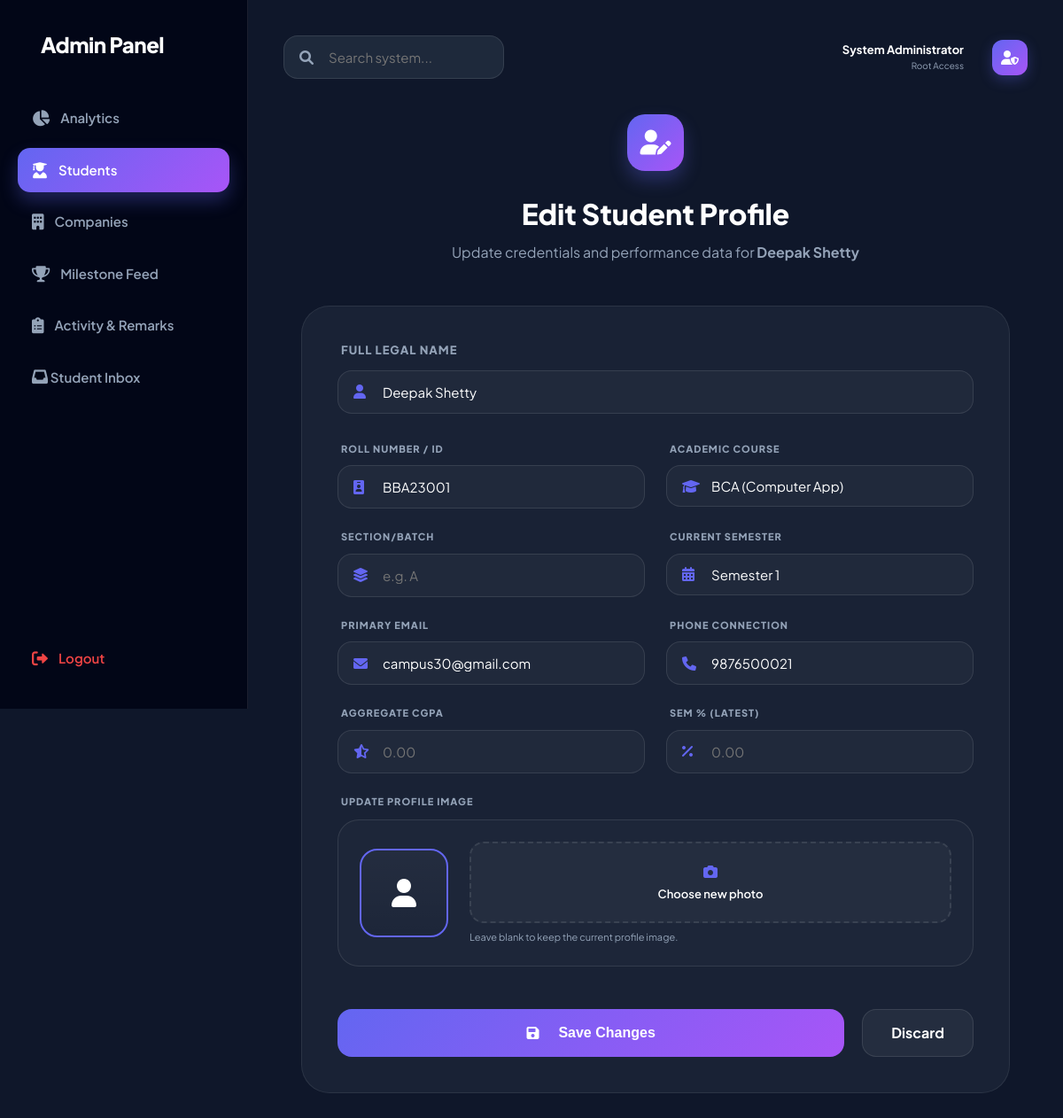
The page /edit_student/122 (signed in) on the database its author committed.
### tables this page shows
CREATE TABLE students (
            id INTEGER PRIMARY KEY AUTOINCREMENT,
            name TEXT NOT NULL,
            roll_number TEXT UNIQUE NOT NULL,
            password TEXT NOT NULL,
            course TEXT NOT NULL,
            section TEXT NOT NULL
        , photo TEXT, phone TEXT, email TEXT, cgpa REAL, current_sem_percentage REAL, current_sem TEXT, sslc_percentage REAL, puc_percentage REAL);

### app.py (the view, shortened to what this page needs)
@app.route('/edit_student/<int:id>', methods=['GET', 'POST'])
def edit_student(id):
    if 'admin' not in session:
        return redirect(url_for('login'))
    conn = get_db()
    cur = conn.cursor()
    cur.execute("SELECT * FROM students WHERE id=?", (id,))
    student = cur.fetchone()
    conn.close()
    if not student:
        flash("Student not found", "error")
        return redirect(url_for('admin_students'))
    return render_template('edit_student.html', student=student)

### app.py (called while the page is built)
@app.context_processor
def inject_unread_counts():
    counts = {'admin_unread': 0, 'student_unread': 0}
    try:
        conn = get_db()
        cur = conn.cursor()
        if 'admin' in session:
            cur.execute("SELECT COUNT(*) FROM messages WHERE sender = 'student' AND is_read = 0")
            counts['admin_unread'] = cur.fetchone()[0]
        if 'student_id' in session:
            student_id = session['student_id']
            cur.execute("SELECT COUNT(*) FROM messages WHERE student_id = ? AND sender = 'admin' AND is_read = 0", (student_id,))
            counts['student_unread'] = cur.fetchone()[0]
        conn.close()
    except Exception:
        pass
    return counts

def get_db():
    base_dir = os.path.dirname(os.path.abspath(__file__))
    db_path = os.path.join(base_dir, "database.db")
    conn = sqlite3.connect(db_path)
    conn.row_factory = sqlite3.Row
    return conn

### templates/edit_student.html (shortened to what this page needs)
{% extends "admin_layout.html" %}
{% set active_page = 'students' %}
{% block content %}
<div class="edit-student-section animate-up" style="max-width: 800px; margin: 0 auto;">
    <div style="text-align: center; margin-bottom: 48px;">
        <div class="logo-box" style="background: var(--accent-gradient); color: white; width: 64px; height: 64px; border-radius: 20px; display: flex; align-items: center; justify-content: center; margin: 0 auto 24px; font-size: 28px; box-shadow: 0 10px 20px rgba(99, 102, 241, 0.3);">
            <i class="fas fa-user-edit"></i>
        </div>
        <h1 style="font-size: 32px; font-weight: 800; color: white; margin-bottom: 8px;">Edit Student Profile</h1>
        <p style="color: var(--text-muted); font-size: 16px;">Update credentials and performance data for <strong>{{ student.name }}</strong></p>
    </div>
    <div class="glass-panel" style="padding: 40px; border-radius: 32px;">
        <form method="POST" action="{{ url_for('edit_student', id=student['id']) }}" enctype="multipart/form-data" class="premium-form">
            <div style="display: grid; grid-template-columns: 1fr 1fr; gap: 24px;">
                <div class="form-group" style="grid-column: 1 / -1; margin-bottom: 8px;">
                    <label style="display: block; font-size: 13px; font-weight: 800; color: var(--text-muted); text-transform: uppercase; letter-spacing: 1px; margin-bottom: 12px; margin-left: 4px;">Full Legal Name</label>
                    <div style="position: relative;">
                        <i class="fas fa-user" style="position: absolute; left: 18px; top: 50%; transform: translateY(-50%); color: var(--primary-color);"></i>
                        <input type="text" name="name" value="{{ student['name'] }}" placeholder="e.g. Deepak Shetty" required
                               style="width: 100%; background: rgba(255,255,255,0.03); border: 1px solid var(--border-color); border-radius: 16px; padding: 14px 14px 14px 50px; color: white; outline: none; font-size: 15px; transition: 0.3s;">
                    </div>
                </div>
                <div class="form-group">
                    <label style="display: block; font-size: 11px; font-weight: 800; color: var(--text-muted); text-transform: uppercase; letter-spacing: 1px; margin-bottom: 10px; margin-left: 4px;">Roll Number / ID</label>
                    <div style="position: relative;">
                        <i class="fas fa-id-badge" style="position: absolute; left: 18px; top: 50%; transform: translateY(-50%); color: var(--primary-color);"></i>
                        <input type="text" name="roll_number" value="{{ student['roll_number'] }}" placeholder="BBA23001" required
                               style="width: 100%; background: rgba(255,255,255,0.03); border: 1px solid var(--border-color); border-radius: 16px; padding: 14px 14px 14px 50px; color: white; outline: none;">
                    </div>
                </div>
                <div class="form-group">
                    <label style="display: block; font-size: 11px; font-weight: 800; color: var(--text-muted); text-transform: uppercase; letter-spacing: 1px; margin-bottom: 10px; margin-left: 4px;">Academic Course</label>
                    <div style="position: relative;">
                        <i class="fas fa-graduation-cap" style="position: absolute; left: 18px; top: 50%; transform: translateY(-50%); color: var(--primary-color);"></i>
                        <select name="course" required style="width: 100%; background: rgba(255,255,255,0.03); border: 1px solid var(--border-color); border-radius: 16px; padding: 14px 14px 14px 50px; color: white; outline: none; appearance: none;">
                            <option value="BCA" {% if student['course']=='BCA' %}selected{% endif %}>BCA (Computer App)</option>
                        </select>
                    </div>
                </div>
                <div class="form-group">
                    <label style="display: block; font-size: 11px; font-weight: 800; color: var(--text-muted); text-transform: uppercase; letter-spacing: 1px; margin-bottom: 10px; margin-left: 4px;">Section/Batch</label>
                    <div style="position: relative;">
                        <i class="fas fa-layer-group" style="position: absolute; left: 18px; top: 50%; transform: translateY(-50%); color: var(--primary-color);"></i>
                        <input type="text" name="section" value="{{ student['section'] }}" placeholder="e.g. A" required
                               style="width: 100%; background: rgba(255,255,255,0.03); border: 1px solid var(--border-color); border-radius: 16px; padding: 14px 14px 14px 50px; color: white; outline: none;">
                    </div>
                </div>
                <div class="form-group">
                    <label style="display: block; font-size: 11px; font-weight: 800; color: var(--text-muted); text-transform: uppercase; letter-spacing: 1px; margin-bottom: 10px; margin-left: 4px;">Current Semester</label>
                    <div style="position: relative;">
                        <i class="fas fa-calendar-alt" style="position: absolute; left: 18px; top: 50%; transform: translateY(-50%); color: var(--primary-color);"></i>
                        <select name="current_sem" style="width: 100%; background: rgba(255,255,255,0.03); border: 1px solid var(--border-color); border-radius: 16px; padding: 14px 14px 14px 50px; color: white; outline: none; appearance: none;">
                            {% for i in range(1, 9) %}
                            <option value="{{ i }}" {% if student['current_sem']|string == i|string %}selected{% endif %}>Semester {{ i }}</option>
                            {% endfor %}
                        </select>
                    </div>
                </div>
                <div class="form-group">
                    <label style="display: block; font-size: 11px; font-weight: 800; color: var(--text-muted); text-transform: uppercase; letter-spacing: 1px; margin-bottom: 10px; margin-left: 4px;">Primary Email</label>
                    <div style="position: relative;">
                        <i class="fas fa-envelope" style="position: absolute; left: 18px; top: 50%; transform: translateY(-50%); color: var(--primary-color);"></i>
                        <input type="email" name="email" value="{{ student['email'] }}" placeholder="student@university.edu" required
                               style="width: 100%; background: rgba(255,255,255,0.03); border: 1px solid var(--border-color); border-radius: 16px; padding: 14px 14px 14px 50px; color: white; outline: none;">
                    </div>
                </div>
                <div class="form-group">
                    <label style="display: block; font-size: 11px; font-weight: 800; color: var(--text-muted); text-transform: uppercase; letter-spacing: 1px; margin-bottom: 10px; margin-left: 4px;">Phone Connection</label>
                    <div style="position: relative;">
                        <i class="fas fa-phone" style="position: absolute; left: 18px; top: 50%; transform: translateY(-50%); color: var(--primary-color);"></i>
                        <input type="text" name="phone" value="{{ student['phone'] }}" placeholder="9876543210" pattern="\d{10}" maxlength="10" required
                               style="width: 100%; background: rgba(255,255,255,0.03); border: 1px solid var(--border-color); border-radius: 16px; padding: 14px 14px 14px 50px; color: white; outline: none;">
                    </div>
                </div>
                <div class="form-group">
                    <label style="display: block; font-size: 11px; font-weight: 800; color: var(--text-muted); text-transform: uppercase; letter-spacing: 1px; margin-bottom: 10px; margin-left: 4px;">Aggregate CGPA</label>
                    <div style="position: relative;">
                        <i class="fas fa-star-half-alt" style="position: absolute; left: 18px; top: 50%; transform: translateY(-50%); color: var(--primary-color);"></i>
                        <input type="number" step="0.01" name="cgpa" value="{{ student['cgpa'] or '' }}" placeholder="0.00"
                               style="width: 100%; background: rgba(255,255,255,0.03); border: 1px solid var(--border-color); border-radius: 16px; padding: 14px 14px 14px 50px; color: white; outline: none;">
                    </div>
                </div>
                <div class="form-group">
                    <label style="display: block; font-size: 11px; font-weight: 800; color: var(--text-muted); text-transform: uppercase; letter-spacing: 1px; margin-bottom: 10px; margin-left: 4px;">Sem % (Latest)</label>
                    <div style="position: relative;">
                        <i class="fas fa-percent" style="position: absolute; left: 18px; top: 50%; transform: translateY(-50%); color: var(--primary-color);"></i>
                        <input type="number" step="0.01" name="current_sem_percentage" value="{{ student['current_sem_percentage'] or '' }}" placeholder="0.00"
                               style="width: 100%; background: rgba(255,255,255,0.03); border: 1px solid var(--border-color); border-radius: 16px; padding: 14px 14px 14px 50px; color: white; outline: none;">
                    </div>
                </div>
                <div class="form-group" style="grid-column: 1 / -1;">
                    <label style="display: block; font-size: 11px; font-weight: 800; color: var(--text-muted); text-transform: uppercase; letter-spacing: 1px; margin-bottom: 12px; margin-left: 4px;">Update Profile Image</label>
                    <div style="display: flex; gap: 24px; align-items: center; background: rgba(255,255,255,0.02); border: 1px solid var(--border-color); border-radius: 24px; padding: 24px;">
                        <div style="width: 100px; height: 100px; border-radius: 20px; overflow: hidden; border: 2px solid var(--primary-color); flex-shrink: 0;">
                            {% if student.photo %}
                            <img src="{{ url_for('static', filename='uploads/' + student.photo) }}" alt="Current Photo" style="width: 100%; height: 100%; object-fit: cover;">
                            {% else %}
                            <div style="width: 100%; height: 100%; background: var(--surface-gradient); display: flex; align-items: center; justify-content: center; color: white;">
                                <i class="fas fa-user" style="font-size: 32px;"></i>
                            </div>
                            {% endif %}
                        </div>
                        <div style="flex: 1;">
                            <div style="background: rgba(255,255,255,0.03); border: 2px dashed var(--border-color); border-radius: 16px; padding: 20px; text-align: center; cursor: pointer;"
                                 onclick="document.getElementById('photoInput').click()">
                                <i class="fas fa-camera" style="color: var(--primary-color); margin-bottom: 8px;"></i>
                                <p style="font-size: 13px; color: white; font-weight: 600; margin: 0;">Choose new photo</p>
                            </div>
                            <p style="font-size: 11px; color: var(--text-muted); margin-top: 8px;">Leave blank to keep the current profile image.</p>
                        </div>
                    </div>
                </div>
            </div>
            <div style="margin-top: 48px; display: flex; gap: 20px;">
                <button type="submit" class="btn" style="flex: 1; height: 54px; font-size: 16px; font-weight: 800;">
                    <i class="fas fa-save" style="margin-right: 12px;"></i> Save Changes
                </button>
                <a href="/admin_students" class="btn" style="background: rgba(255,255,255,0.05); border: 1px solid var(--border-color); color: white; width: auto; padding: 0 32px; display: flex; align-items: center; justify-content: center; text-decoration: none;">
                    Discard
                </a>
            </div>
        </form>
    </div>
</div>
{% endblock %}

### static/style.css (style rules this page uses)
:root { --bg-dark: #0f172a; --bg-card: #1e293b; --bg-sidebar: #020617; --primary-color: #6366f1; --primary-hover: #4f46e5; --accent-color: #a855f7; --success-color: #10b981; --danger-color: #ef4444; --warning-color: #f59e0b; --text-main: #f8fafc; --text-muted: #94a3b8; --border-color: rgba(255, 255, 255, 0.1); --glass-bg: rgba(30, 41, 59, 0.7); --glass-border: rgba(255, 255, 255, 0.08); --shadow-sm: 0 2px 4px rgba(0,0,0,0.1); --shadow-md: 0 4px 12px rgba(0,0,0,0.2); --shadow-lg: 0 20px 40px rgba(0,0,0,0.3); --accent-gradient: linear-gradient(135deg, #6366f1 0%, #a855f7 100%); --surface-gradient: linear-gradient(180deg, rgba(255,255,255,0.03) 0%, rgba(255,255,255,0) 100%); }
* { box-sizing: border-box; margin: 0; padding: 0; }
body { font-family: 'Plus Jakarta Sans', sans-serif; background: var(--bg-dark); color: var(--text-main); min-height: 100vh; overflow-x: hidden; line-height: 1.5; }
input, select, textarea { background: rgba(0, 0, 0, 0.2); border: 1px solid var(--border-color); color: white; padding: 14px 18px; border-radius: 14px; font-family: inherit; font-size: 15px; transition: all 0.3s; width: 100%; }
.btn { display: inline-flex; align-items: center; justify-content: center; gap: 10px; padding: 16px 28px; background: var(--accent-gradient); color: white; font-weight: 700; border-radius: 16px; text-decoration: none; border: none; cursor: pointer; transition: all 0.3s; font-size: 16px; }
.animate-up { animation: fadeInUp 0.8s ease-out forwards; }
.glass-panel { background: var(--glass-bg); backdrop-filter: blur(20px); border: 1px solid var(--glass-border); border-radius: 32px; }

### rows shown on the page
students: name "Deepak Shetty", roll_number "BBA23001", email "campus30@gmail.com", phone "9876500021"
